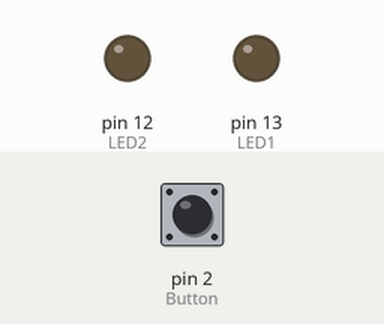
Recording of a sketch running on a simulated Arduino Uno, built with avr-gcc and run on an emulated ATmega328P. Parts: output pins drawn as LEDs (lit = HIGH). Dashed ring = blinking. The test bench sets the inputs (shaded band); at power-on: pin 2 (Button) HIGH.

Above: at 1.2 s.
1.3 s: pin 2 (Button) pulled LOW for 0.15 s
At 1.8 s:
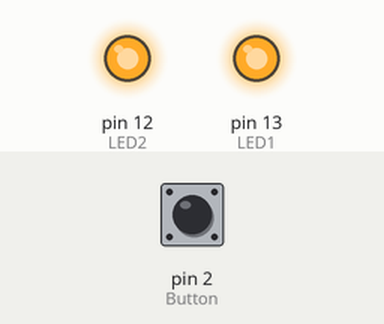
2.9 s: pin 2 (Button) pulled LOW for 3.2 s
At 3.11 s:
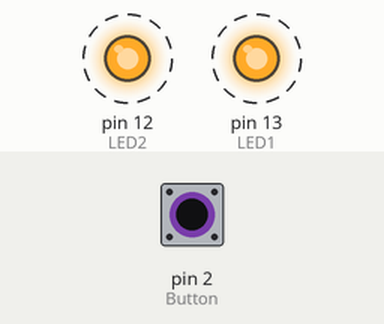
Timing chart, 0 to 7.6 s (numbered marks = the images above; inputs shaded):
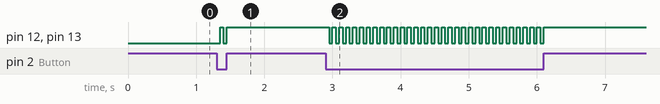

The sketch:

DavinPradanaSugianto.ino
```cpp
int LED1 = 13;
int LED2 = 12;
int Button = 2;
boolean LEDON = false;

void setup() {
  pinMode(LED1, OUTPUT);
  pinMode(LED2, OUTPUT);
  pinMode(Button, INPUT_PULLUP);
}

void loop()
{
  int kondisi = digitalRead(Button);

  if(kondisi==LOW)
  {
    delay(50);
    LEDON =! LEDON;
    digitalWrite(LED1, LEDON);
    digitalWrite(LED2, LEDON);
  }
}
```

Measured:
- after the input at 1.3 s, pin 12 (LED2), pin 13 (LED1): LOW → HIGH after 0.05 s, → LOW 0.05 s later, → HIGH 0.05 s later
- after the input at 2.9 s, pin 12 (LED2), pin 13 (LED1): alternates HIGH for 0.05 s and LOW for 0.05 s, 64 changes in all, then stays HIGH, starting after 0.05 s
